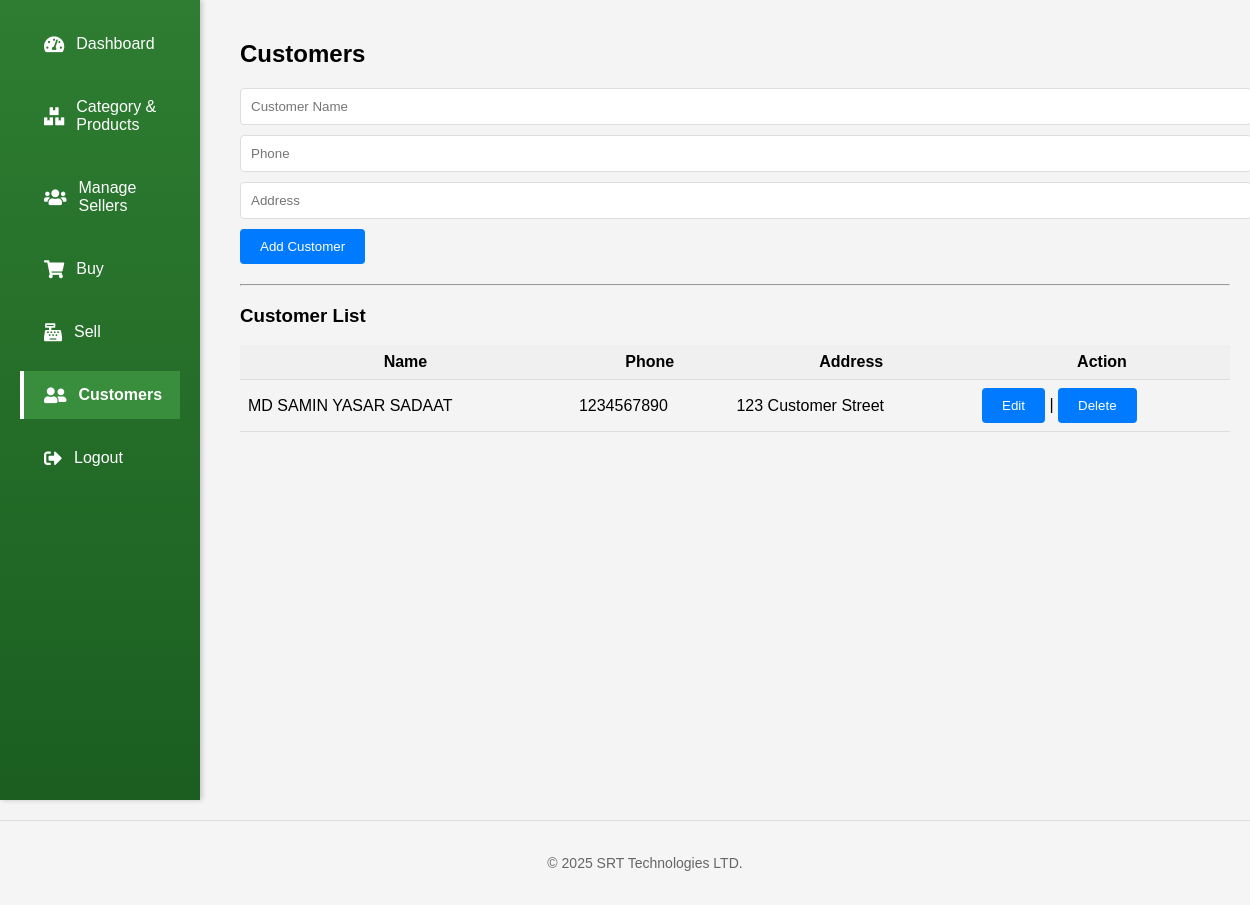
Page /pages/customers.php (signed in) on the earlier database version.
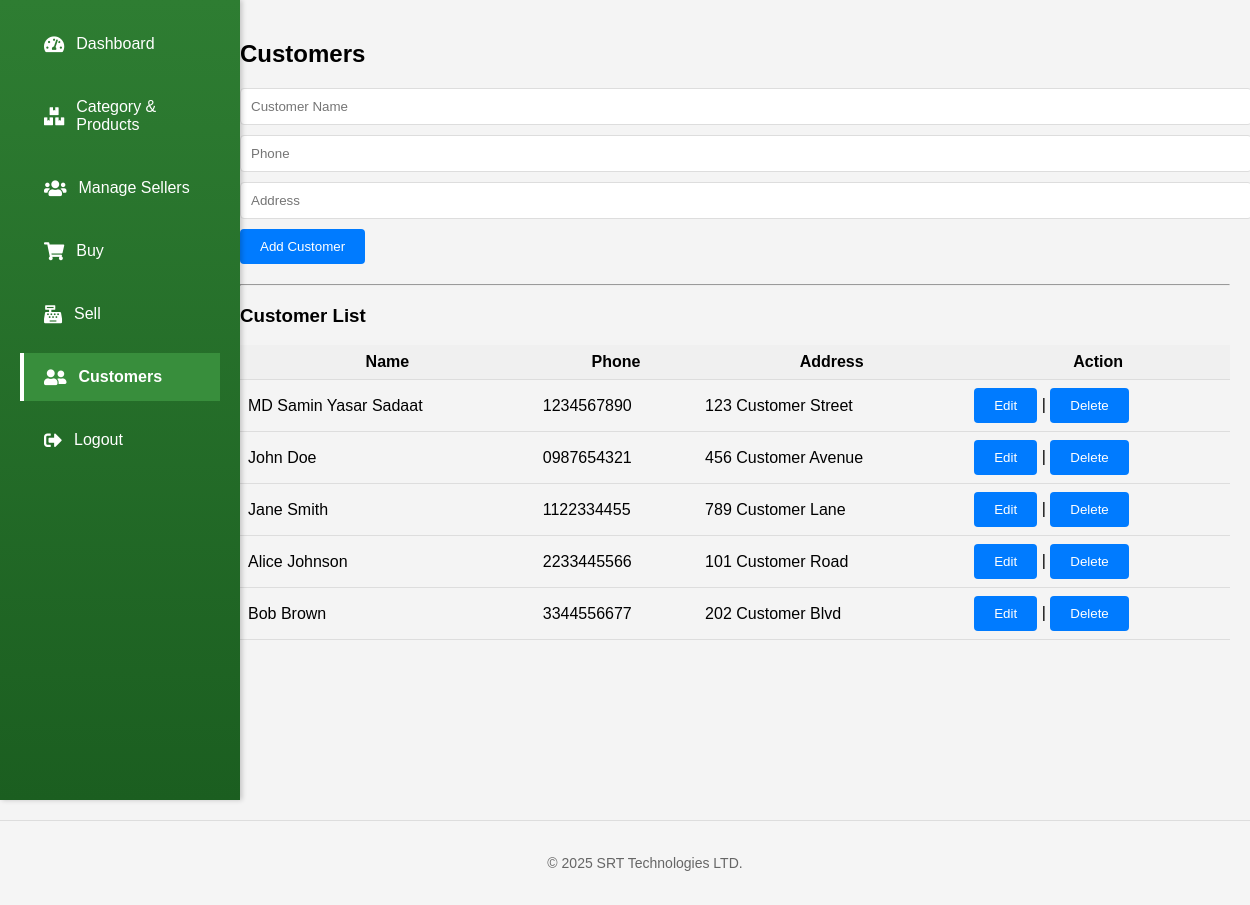
Same page on the later database version.
### tables this page shows
CREATE TABLE customers (
    id INT AUTO_INCREMENT PRIMARY KEY,
    name VARCHAR(255) NOT NULL,
    phone VARCHAR(20),  
    address TEXT,
    created_at TIMESTAMP DEFAULT CURRENT_TIMESTAMP,
    INDEX idx_name (name),  
    INDEX idx_phone (phone),  
    FULLTEXT idx_address (address)  
);

### pages/customers.php (the view, shortened to what this page needs)
<?php
include '../includes/header.php';
include '../includes/sidebar.php';
$customersSql = "SELECT * FROM customers";
$customersResult = $conn->query($customersSql);
?>
<h2>Customers</h2>
<form method="post">
    <input type="text" name="name" placeholder="Customer Name" required><br>
    <input type="text" name="phone" placeholder="Phone" required><br>
    <input type="text" name="address" placeholder="Address" required><br>
    <button type="submit" name="add_customer">Add Customer</button>
</form>
<hr>
<h3>Customer List</h3>
<table>
    <thead>
        <tr>
            <th>Name</th>
            <th>Phone</th>
            <th>Address</th>
            <th>Action</th>
        </tr>
    </thead>
    <tbody>
        <?php
        if ($customersResult->num_rows > 0) {
            while ($customerRow = $customersResult->fetch_assoc()) {
                echo "<tr>";
                echo "<td>" . $customerRow['name'] . "</td>";
                echo "<td>" . $customerRow['phone'] . "</td>";
                echo "<td>" . $customerRow['address'] . "</td>";
                echo "<td>";
                echo "<button onclick=\"editCustomer(" . $customerRow['id'] . ", '" . $customerRow['name'] . "', '" . $customerRow['phone'] . "', '" . $customerRow['address'] . "')\">Edit</button> | ";
                echo "<form method='post' style='display:inline;'><input type='hidden' name='id' value='" . $customerRow['id'] . "'><button type='submit' name='delete_customer'>Delete</button></form>";
                echo "</td>";
                echo "</tr>";
            }
        } else {
            echo "<tr><td colspan='4'>No customers found</td></tr>";
        }
        ?>
    </tbody>
</table>
<?php include '../includes/footer.php'; ?>

Differences in the rows shown:
changed customers "123 Customer Street": name "MD SAMIN YASAR SADAAT" → "MD Samin Yasar Sadaat"
added customers: name "John Doe", phone "0987654321", address "456 Customer Avenue"
added customers: name "Jane Smith", phone "1122334455", address "789 Customer Lane"
added customers: name "Alice Johnson", phone "2233445566", address "101 Customer Road"
added customers: name "Bob Brown", phone "3344556677", address "202 Customer Blvd"
